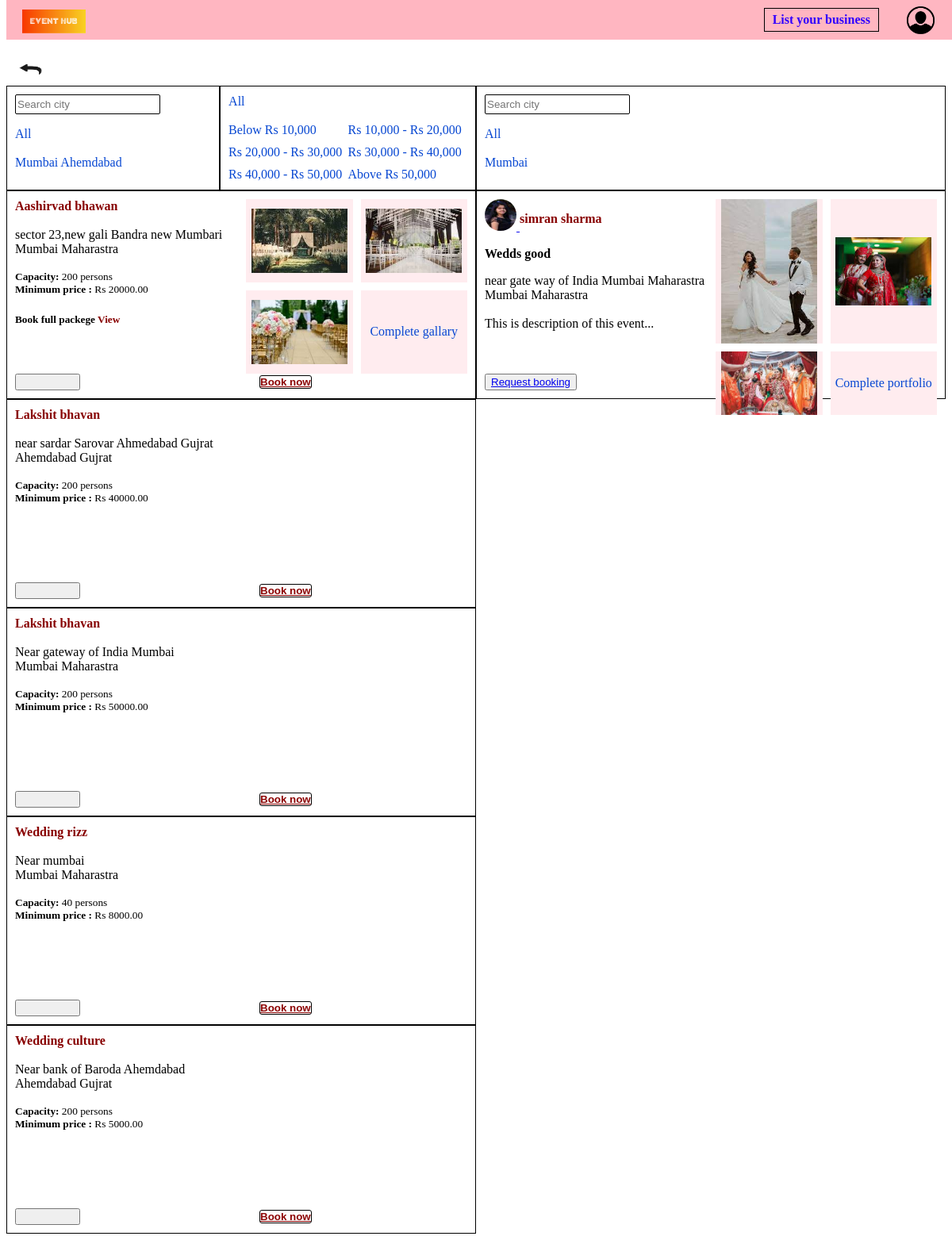
Screenshot of /book/1/ with the database file from the repository.
### EventPlanner/models.py (models this page shows, shortened)
class Venue(models.Model):
    name = models.CharField(max_length=100,null = False,blank = False)
    about = models.TextField(blank = True,null = True)
    min_price = models.DecimalField(max_digits = 10, decimal_places = 2,null = True,blank = True)
    max_capacity = models.IntegerField(null = False,blank = False)
    location = models.TextField(null = False,blank = False)
    city = models.CharField(max_length = 20,null = False,blank = False)
    state = models.CharField(choices = venue_choices,max_length = 50,null = False,blank = False)
    vendors = models.ManyToManyField(User,null = True,blank = True)
    category = models.ManyToManyField(Category)
    service_offered = models.TextField(null = True,blank = True)
    contact_info = models.TextField(null = False,blank = False)
    venue_images = models.ManyToManyField('Image', blank = True,null = True)

class Image(models.Model):
    user_profile = models.ForeignKey('userprofile',on_delete = models.CASCADE,null = True,blank = True)
    venue_object = models.ForeignKey('Venue',on_delete = models.CASCADE,null = True, blank = True)
    image = models.ImageField(upload_to='images/',null = True,blank = True)
    upload_date = models.DateTimeField(auto_now = True)

class Event(models.Model):
    category = models.ForeignKey(Category,on_delete=models.CASCADE)
    event_planner = models.ForeignKey(User,on_delete=models.CASCADE,null=True)
    name = models.CharField(max_length=100)
    description = models.TextField(null=True,blank=True)

class UserProfile(models.Model):
    user = models.OneToOneField(User,on_delete=models.CASCADE)
    user_type = models.CharField(choices=user_type_choices,max_length=50)
    contact_info = models.CharField(max_length = 200,blank = True,null = True,verbose_name='Contact information')
    company_name = models.CharField(max_length =  50,blank = True,null = True)
    website = models.URLField(max_length = 200,blank = True,null = True)
    about = models.TextField(blank = True,null = True)
    city = models.CharField(max_length = 20,null = False,blank = False)
    state = models.CharField(max_length = 20,null = False,blank = False)
    location = models.TextField(blank = True,null = True)
    service_offered = models.TextField(blank = True,null = True)
    profile_picture = models.ImageField(upload_to = 'images/',null = True,blank = True)
    vendor_images = models.ManyToManyField('Image', blank = True,null = True,related_name = 'portfolio_images')

### customer/views.py (the view, shortened to what this page needs)
# urls.py: path('book/<int:pk>/',views.book),
def book(request,pk):
    if not request.user.is_authenticated or request.user.userprofile.user_type == 'is_customer':
        error = None
        category = Category.objects.get(id = pk)
        events_on_category = Event.objects.filter(category = category)
        events = Event.objects.filter(category = category)
        venues = Venue.objects.filter(category = category)
        venues_on_category = Venue.objects.filter(category = category)
        if request.method == 'GET':
            venue_city = request.GET.get('venue-city')
            min_price = request.GET.get('min_price')
            max_price = request.GET.get('max_price')
            vendor_city = request.GET.get('vendor-city')
            vendor_name = request.GET.get('vendor-name')
            vendor_first_name = request.GET.get('vendor-first-name')
            vendor_last_name = request.GET.get('vendor-last-name')
            try:
                if venue_city and not min_price:
                    venues = Venue.objects.filter(category = category,city__icontains = venue_city)
                if min_price and max_price and not venue_city:
                    venues = Venue.objects.filter(category = category,min_price__lt = float(max_price),min_price__gte = float(min_price))
                if min_price and max_price and venue_city:
                    venues = Venue.objects.filter(category=category,city__icontains = venue_city,min_price__lt = float(max_price),min_price__gte = float(min_price))
            except:
                pass
        context = {'error':error,'events':events,'venues':venues,'pk':pk,'venue_city':venue_city,'min_price':min_price,'max_price':max_price,'vendor_city':vendor_city,'events_on_category':events_on_category,'venues_on_category':venues_on_category,}
        return render(request,'customer/booking.html',context)

### customer/templates/customer/booking.html (shortened to what this page needs)
{% load static %}
<link rel="stylesheet" type="text/css" href="{% static 'customer/css/booking.css' %}">
<link rel="stylesheet" href="{% static 'EventPlanner/css/navbar.css' %}">
<div class="navbar-div">
{% include 'navbar.html' %}
</div>
<a href="{{request.META.HTTP_REFERER}}" class="go-back">
    <img src="/static/images/go back.jpeg" alt="" width="50px" height="20px">
</a>
<div class="grid-div">
    {% if venues %}
    <div class="venue-div">
        <div class="filter-div-event">
            <div class="filter">
                <form action="" method="GET">
                    <input type="text" placeholder="Search city" name="venue-city" class="search-bar-city" >
                </form>
                <a href="/book/{{pk}}/" class="all-city">All</a>
                <br><br>
                {% for venue in venues %}
                    {% if not min_price %}
                    <a href="/book/{{pk}}/?venue-city={{venue.city}}"
                        class="venue-{{venue.city}} venue-city">{{venue.city}}</a>
                    {% else %}
                    <a href="/book/{{pk}}/?min_price={{min_price}}&max_price={{max_price}}&venue-city={{venue.city}}"
                        class="venue-{{venue.city}} venue-city">{{venue.city}}</a>
                    {% endif %}
                {% endfor %}
            </div>
            <div class="filter">
                <a href="/book/{{pk}}/" class="all-price-range">All</a>
                <br><br>
                {% if not venue_city %}
                <div class="venue-price-range">
                    <div>
                        <a href="/book/{{pk}}/?min_price=0&max_price=9999" class="price-range">Below Rs 10,000</a>
                    </div>
                    <div>
                        <a href="/book/{{pk}}/?min_price=10000&max_price=19999" class="price-range">Rs 10,000 - Rs 20,000</a>
                    </div>
                    <div>
                        <a href="/book/{{pk}}/?min_price=20000&max_price=29999" class="price-range">Rs 20,000 - Rs 30,000</a>
                    </div>
                    <div>
                        <a href="/book/{{pk}}/?min_price=30000&max_price=39999" class="price-range">Rs 30,000 - Rs 40,000</a>
                    </div>
                    <div>
                        <a href="/book/{{pk}}/?min_price=40000&max_price=49999" class="price-range">Rs 40,000 - Rs 50,000</a>
                    </div>
                    <div>
                        <a href="/book/{{pk}}/?min_price=50000&max_price=10000000000" class="price-range">Above Rs 50,000</a>
                    </div>
                </div>
                {% endif %}
            </div>
        </div>
    {% for venue in venues %}
        <div class="event-info-div">
            <div class="venue-info-container">
                <div>
                    <a href="/venue-info/{{venue.id}}/" class="venue-name">
                        {{venue.name}}
                    </a>
                    <br><br>
                    <div class="venue-location">
                        <div>{{venue.location}}</div>
                        <div>{{venue.city}} {{venue.state}}</div>
                    </div>
                    <br>
                    <small><b>Capacity:  </b>{{venue.max_capacity}} persons</small>
                    <div><small><b>Minimum price :</b> Rs {{venue.min_price}}</small></div>
                    <h5>
                        {% if venue.vendors.all %}
                        <div><b> Book full packege</b> <a href="/full-package/{{venue.id}}/" class="view">View</a></div>
                        {% endif %}
                    </h5>
                </div>
                <div class="portfolio-div">
                    {% for image in venue.venue_images.all %}
                        {% if forloop.counter == 1 %}
                        <div class="showcase-img"><img src="{{image.image.url}}" alt="" ></div>
                        {% endif %}
                        {% if forloop.counter == 2 %}
                        <div class="showcase-img"><img src="{{image.image.url}}" alt="" ></div>
                        {% endif %}
                        {% if forloop.counter == 3 %}
                        <div class="showcase-img"><img src="{{image.image.url}}" alt="" ></div>
                        {% endif %}
                    {% endfor %}
                    {% if venue.venue_images.all %}
                    <div class="all-portfolio">
                        <a href="/venue-info/{{venue.id}}/" class="complete-gallary">Complete gallary</a>
                    </div>
                    {% endif %}
                </div>
            </div>
            <div>
                {% if request.user.is_authenticated %}
                {% if request.user.userprofile.user_type == 'is_customer' %}
                <div>
                    <p>Select date and time</p>
                    <form action="/create-book/" method="POST">
                        {% csrf_token %}
                        <input type="date" name="date" placeholder="date" required class="date-input">
                        <input type="time" name="time" placeholder="time" class="time-input">
                        <input type="hidden" value="{{venue.id}}" name="venue_id">
                        <button type="submit" class="book-now-button">Book now</button>
                    {% endif %}
                </div>
                {% else %}
                <div>
                    <button class="un-auth-book"><a href="/login/" class="book-now-button unauth-book-now-button">Book now</a></button>
                </div>
                {% endif %}
            </div>
        </div>
        {% endfor %}
    </div>
    {% endif %}
    {% if events %}
    <div class="vendor-div">
        <div class="filter-div-vendor">
            <div class="filter">
                <form action="" method="GET">
                    <input type="text" placeholder="Search city" name="vendor-city" class="search-bar-city">
                </form>
                <a href="/book/{{pk}}/" class="all-city">All</a>
                <br><br>
                {% for event in events %}
                <a href="/book/{{pk}}/?vendor-city={{event.event_planner.userprofile.city}}"
                    class="vendor-{{event.event_planner.userprofile.city}} vendor-city">{{event.event_planner.userprofile.city}}
                </a>
                {% endfor %}
            </div>
        </div>
            {% for event in events %}
            <div class="event-info-div">
                <div class="vendor-info-container">
                    <div>
                        {% if event.event_planner.userprofile.profile_picture %}
                        <a href="/event-planner-info/{{event.event_planner.id}}/">
                                <img src="{{event.event_planner.userprofile.profile_picture.url}}" alt="" width="40" height="40" class="profile-image">
                        </a>
                        {% else %}
                        <a href="/event-planner-info/{{event.event_planner.id}}/">
                            <div> <img src="/static/images/No profile.jpeg" alt="" width="40" height="40" class="default-profile"></div>
                        </a>
                        {% endif %}
                        <a href="/event-planner-info/{{event.event_planner.id}}/" class="vendor-name">
                            {{event.event_planner.first_name}} {{event.event_planner.last_name}}
                        </a>
                    <p>
                       <b>{{event.name}}</b>
                    </p>
                    <div class="vendor-location">
                        <div>
                            {{event.event_planner.userprofile.location}}
                        </div>
                        <div>
                            {{event.event_planner.userprofile.city}} {{event.event_planner.userprofile.state}}
                        </div>
                    </div>
                    <br>
                    <div>{{event.description}}</div>
                </div>
                        <div class="portfolio-div">
                            {% for image in event.event_planner.userprofile.vendor_images.all %}
                                {% if forloop.counter == 1 %}
                                <div class="showcase-img"><img src="{{image.image.url}}" alt="" ></div>
                                {% endif %}
                                {% if forloop.counter == 2 %}
                                <div class="showcase-img"><img src="{{image.image.url}}" alt="" ></div>
                                {% endif %}
                                {% if forloop.counter == 3 %}
                                <div class="showcase-img"><img src="{{image.image.url}}" alt="" ></div>
                                {% endif %}
                            {% endfor %}
                                {% if event.event_planner.userprofile.vendor_images.all %}
                                <div class="all-portfolio">
                                    <a href="/event-planner-info/{{event.event_planner.id}}/" class="complete-portfolio">Complete portfolio</a>
                                </div>
                                {% endif %}
                        </div>
            </div>
            {% endfor %}
            <div>
                {% if request.user.is_authenticated %}
                {% if request.user.userprofile.user_type == 'is_customer' %}
                <form action="/create-book/" method="POST">
                    {% csrf_token %}
                    <p><b>Enter venue location :</b> </p>
                    <input type="text" name="location" placeholder="Location" required>
                    <p><b>Select date and time for event</b></p>
                    <input type="date" name="date" placeholder="date" required class="date-input">
                    <input type="time" name="time" placeholder="time" class="time-input">
                    <input type="hidden" value="{{event.event_planner.id}}" name="vendor_id">
                    <button type="submit" class="request-booking-button">Request booking</button>
                </form>
                {% endif %}
            {% else %}
            <button class="un-auth-book"><a href="/login/">Request booking</a></button>
            {% endif %}
            </div>
    </div>
    {% endif %}
</div>

### rows the page displays
Venue: city "Mumbai", name "Aashirvad bhawan", location "sector 23,new gali Bandra new Mumbari", state "Maharastra", max_capacity "200", min_price "20000.00"
Venue: city "Ahemdabad", name "Lakshit bhavan", location "near sardar Sarovar Ahmedabad Gujrat", state "Gujrat", max_capacity "200", min_price "40000.00"
Image: image (picture)
Image: image (picture)
Image: image (picture)
Venue: name "Lakshit bhavan", location "Near gateway of India Mumbai", city "Mumbai", state "Maharastra", max_capacity "200", min_price "50000.00"
Venue: name "Wedding rizz", location "Near mumbai", city "Mumbai", state "Maharastra", max_capacity "40", min_price "8000.00"
Venue: name "Wedding culture", location "Near bank of Baroda Ahemdabad", city "Ahemdabad", state "Gujrat", max_capacity "200", min_price "5000.00"
Event: event_planner.userprofile.city "Mumbai", event_planner.userprofile.profile_picture (picture), event_planner.first_name "simran", event_planner.last_name "sharma", name "Wedds good", event_planner.userprofile.location "near gate way of India Mumbai Maharastra", event_planner.userprofile.state "Maharastra", description "This is description of this event..."
Image: image (picture)
Image: image (picture)
Image: image (picture)
